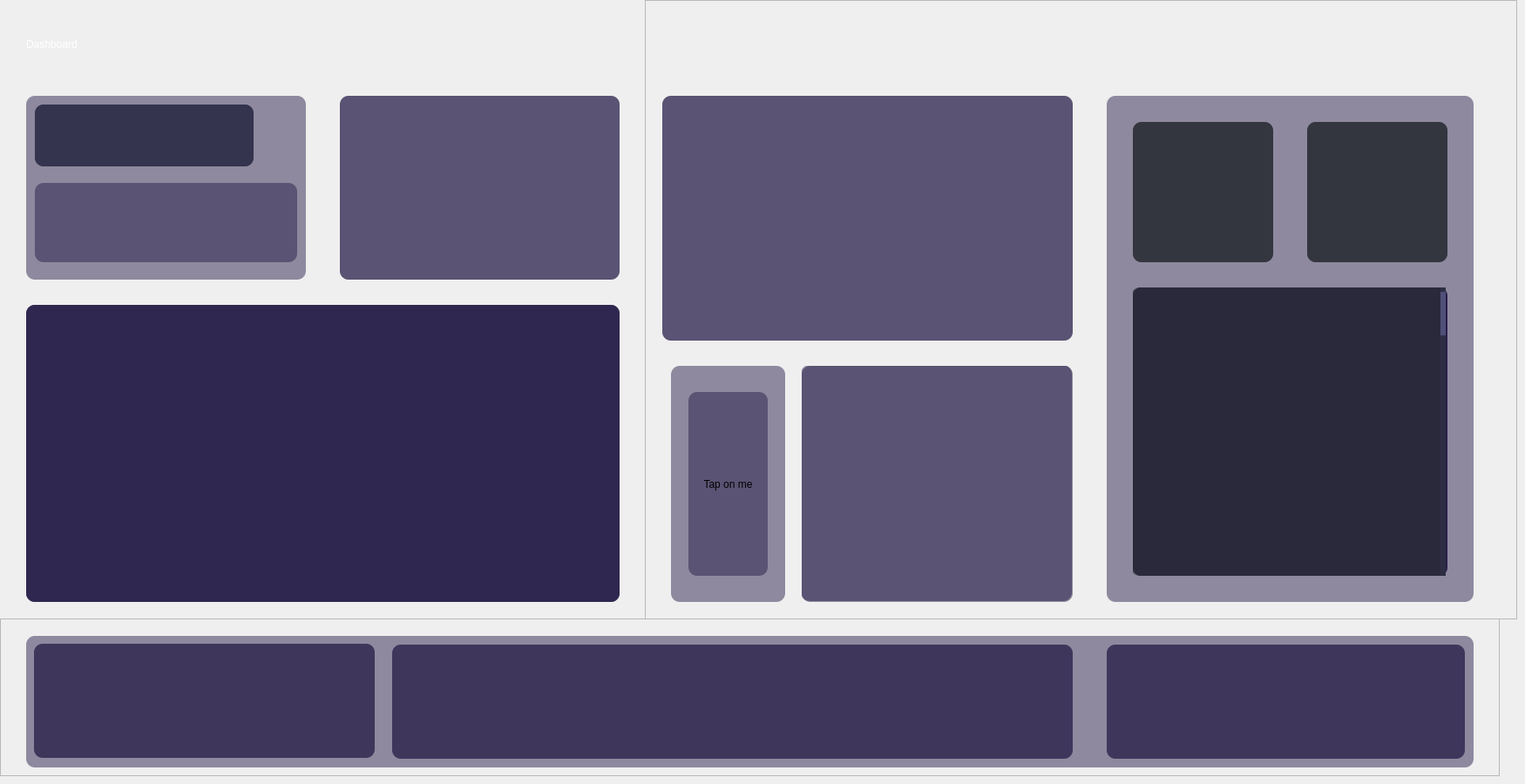
                     <widget class="QWidget" name="home">
                      <property name="styleSheet">
                       <string notr="true">
background-repeat: no-repeat;</string>
                      </property>
                      <widget class="QFrame" name="frame">
                       <property name="geometry">
                        <rect>
                         <x>-10</x>
                         <y>-10</y>
                         <width>751</width>
                         <height>721</height>
                        </rect>
                       </property>
                       <property name="frameShape">
                        <enum>QFrame::Shape::StyledPanel</enum>
                       </property>
                       <property name="frameShadow">
                        <enum>QFrame::Shadow::Raised</enum>
                       </property>
                       <widget class="QFrame" name="frame_24">
                        <property name="geometry">
                         <rect>
                          <x>40</x>
                          <y>120</y>
                          <width>321</width>
                          <height>211</height>
                         </rect>
                        </property>
                        <property name="styleSheet">
                         <string notr="true">background-color: rgba(31, 21, 65, 0);
border-radius: 10px</string>
                        </property>
                        <property name="frameShape">
                         <enum>QFrame::Shape::StyledPanel</enum>
                        </property>
                        <property name="frameShadow">
                         <enum>QFrame::Shadow::Raised</enum>
                        </property>
                        <widget class="QWidget" name="horizontalLayoutWidget_2">
                         <property name="geometry">
                          <rect>
                           <x>0</x>
                           <y>0</y>
                           <width>321</width>
                           <height>211</height>
                          </rect>
                         </property>
                         <layout class="QHBoxLayout" name="avatar_earning_layout">
                          <item>
                           <widget class="QFrame" name="frame_3">
                            <property name="styleSheet">
                             <string notr="true">background-color: rgba(31, 21, 65, 120);</string>
                            </property>
                            <property name="frameShape">
                             <enum>QFrame::Shape::StyledPanel</enum>
                            </property>
                            <property name="frameShadow">
                             <enum>QFrame::Shadow::Raised</enum>
                            </property>
                            <widget class="QFrame" name="frame_25">
                             <property name="geometry">
                              <rect>
                               <x>10</x>
                               <y>10</y>
                               <width>251</width>
                               <height>71</height>
                              </rect>
                             </property>
                             <property name="styleSheet">
                              <string notr="true"> background: rgba(45, 45, 73, 190);
font: 12pt &quot;Courier New&quot;;</string>
                             </property>
                             <property name="frameShape">
                              <enum>QFrame::Shape::StyledPanel</enum>
                             </property>
                             <property name="frameShadow">
                              <enum>QFrame::Shadow::Raised</enum>
                             </property>
                             <widget class="QWidget" name="horizontalLayoutWidget_3">
                              <property name="geometry">
                               <rect>
                                <x>0</x>
                                <y>0</y>
                                <width>251</width>
                                <height>71</height>
                               </rect>
                              </property>
                              <layout class="QHBoxLayout" name="avatar_layout"/>
                             </widget>
                            </widget>
                            <widget class="QWidget" name="horizontalLayoutWidget_6">
                             <property name="geometry">
                              <rect>
                               <x>10</x>
                               <y>100</y>
                               <width>301</width>
                               <height>91</height>
                              </rect>
                             </property>
                             <layout class="QHBoxLayout" name="earning_layout_inside">
                              <item>
                               <widget class="QFrame" name="frame_5">
                                <property name="styleSheet">
                                 <string notr="true">background-color: rgba(31, 21, 65, 0);</string>
                                </property>
                                <property name="frameShape">
                                 <enum>QFrame::Shape::StyledPanel</enum>
                                </property>
                                <property name="frameShadow">
                                 <enum>QFrame::Shadow::Raised</enum>
                                </property>
                                <widget class="QLabel" name="label_2">
                                 <property name="geometry">
                                  <rect>
                                   <x>10</x>
                                   <y>10</y>
                                   <width>281</width>
                                   <height>16</height>
                                  </rect>
                                 </property>
                                 <property name="styleSheet">
                                  <string notr="true">font: 10pt &quot;Courier New&quot;;</string>
                                 </property>
                                 <property name="text">
                                  <string/>
                                 </property>
                                </widget>
                                <widget class="QLabel" name="label_4">
                                 <property name="geometry">
                                  <rect>
                                   <x>10</x>
                                   <y>30</y>
                                   <width>281</width>
                                   <height>16</height>
                                  </rect>
                                 </property>
                                 <property name="styleSheet">
                                  <string notr="true">font: 10pt &quot;Courier New&quot;;</string>
                                 </property>
                                 <property name="text">
                                  <string/>
                                 </property>
                                </widget>
                                <widget class="QLabel" name="label_5">
                                 <property name="geometry">
                                  <rect>
                                   <x>10</x>
                                   <y>50</y>
                                   <width>281</width>
                                   <height>16</height>
                                  </rect>
                                 </property>
                                 <property name="styleSheet">
                                  <string notr="true">font: 10pt &quot;Courier New&quot;;</string>
                                 </property>
                                 <property name="text">
                                  <string/>
                                 </property>
                                </widget>
                               </widget>
                              </item>
                             </layout>
                            </widget>
                           </widget>
                          </item>
                         </layout>
                        </widget>
                       </widget>
                       <widget class="QFrame" name="frame_14">
                        <property name="geometry">
                         <rect>
                          <x>400</x>
                          <y>120</y>
                          <width>321</width>
                          <height>211</height>
                         </rect>
                        </property>
                        <property name="styleSheet">
                         <string notr="true">background-color: rgba(31, 21, 65, 120);
border-radius: 10px;
background-image: url(images/images/dollar_bg);</string>
                        </property>
                        <property name="frameShape">
                         <enum>QFrame::Shape::StyledPanel</enum>
                        </property>
                        <property name="frameShadow">
                         <enum>QFrame::Shadow::Raised</enum>
                        </property>
                        <widget class="QWidget" name="verticalLayoutWidget_5">
                         <property name="geometry">
                          <rect>
                           <x>0</x>
                           <y>0</y>
                           <width>321</width>
                           <height>211</height>
                          </rect>
                         </property>
                         <layout class="QVBoxLayout" name="currency_widget_layout"/>
                        </widget>
                       </widget>
                       <widget class="QLabel" name="label_3">
                        <property name="geometry">
                         <rect>
                          <x>40</x>
                          <y>40</y>
                          <width>291</width>
                          <height>41</height>
                         </rect>
                        </property>
                        <property name="styleSheet">
                         <string notr="true">background-color: rgba(31, 21, 65, 0);
font: 20pt &quot;Peak 5pt&quot;;
color: rgb(255, 255, 255);</string>
                        </property>
                        <property name="text">
                         <string>Dashboard</string>
                        </property>
                       </widget>
                       <widget class="QFrame" name="frame_21">
                        <property name="geometry">
                         <rect>
                          <x>40</x>
                          <y>360</y>
                          <width>681</width>
                          <height>341</height>
                         </rect>
                        </property>
                        <property name="styleSheet">
                         <string notr="true">background-color: rgba(31, 21, 65, 120);
border-radius: 10px</string>
                        </property>
                        <property name="frameShape">
                         <enum>QFrame::Shape::StyledPanel</enum>
                        </property>
                        <property name="frameShadow">
                         <enum>QFrame::Shadow::Raised</enum>
                        </property>
                        <widget class="QStackedWidget" name="bar_charts">
                         <property name="geometry">
                          <rect>
                           <x>0</x>
                           <y>0</y>
                           <width>681</width>
                           <height>341</height>
                          </rect>
                         </property>
                         <property name="currentIndex">
                          <number>0</number>
                         </property>
                         <widget class="QWidget" name="bar_charts_conta">
                          <property name="layoutDirection">
                           <enum>Qt::LayoutDirection::LeftToRight</enum>
                          </property>
                          <widget class="QWidget" name="verticalLayoutWidget">
                           <property name="geometry">
                            <rect>
                             <x>0</x>
                             <y>0</y>
                             <width>681</width>
                             <height>341</height>
                            </rect>
                           </property>
                           <layout class="QVBoxLayout" name="bar_charts_cont"/>
                          </widget>
                         </widget>
                         <widget class="QWidget" name="page_4"/>
                        </widget>
                       </widget>
                      </widget>
                      <widget class="QFrame" name="frame_26">
                       <property name="geometry">
                        <rect>
                         <x>740</x>
                         <y>0</y>
                         <width>1001</width>
                         <height>711</height>
                        </rect>
                       </property>
                       <property name="frameShape">
                        <enum>QFrame::Shape::StyledPanel</enum>
                       </property>
                       <property name="frameShadow">
                        <enum>QFrame::Shadow::Raised</enum>
                       </property>
                       <widget class="QFrame" name="frame_12">
                        <property name="geometry">
                         <rect>
                          <x>530</x>
                          <y>110</y>
                          <width>421</width>
                          <height>581</height>
                         </rect>
                        </property>
                        <property name="styleSheet">
                         <string notr="true">background-color: rgba(31, 21, 65, 120);
border-radius: 10px</string>
                        </property>
                        <property name="frameShape">
                         <enum>QFrame::Shape::StyledPanel</enum>
                        </property>
                        <property name="frameShadow">
                         <enum>QFrame::Shadow::Raised</enum>
                        </property>
                        <widget class="QFrame" name="frame_13">
                         <property name="geometry">
                          <rect>
                           <x>30</x>
                           <y>30</y>
                           <width>161</width>
                           <height>161</height>
                          </rect>
                         </property>
                         <property name="styleSheet">
                          <string notr="true">background-color: rgba(43, 45, 54, 180);</string>
                         </property>
                         <property name="frameShape">
                          <enum>QFrame::Shape::StyledPanel</enum>
                         </property>
                         <property name="frameShadow">
                          <enum>QFrame::Shadow::Raised</enum>
                         </property>
                         <widget class="QWidget" name="verticalLayoutWidget_2">
                          <property name="geometry">
                           <rect>
                            <x>0</x>
                            <y>0</y>
                            <width>161</width>
                            <height>161</height>
                           </rect>
                          </property>
                          <layout class="QVBoxLayout" name="cpu_progress_bar"/>
                         </widget>
                        </widget>
                        <widget class="QFrame" name="frame_18">
                         <property name="geometry">
                          <rect>
                           <x>230</x>
                           <y>30</y>
                           <width>161</width>
                           <height>161</height>
                          </rect>
                         </property>
                         <property name="styleSheet">
                          <string notr="true">background-color: rgba(43, 45, 54, 180);</string>
                         </property>
                         <property name="frameShape">
                          <enum>QFrame::Shape::StyledPanel</enum>
                         </property>
                         <property name="frameShadow">
                          <enum>QFrame::Shadow::Raised</enum>
                         </property>
                         <widget class="QWidget" name="verticalLayoutWidget_3">
                          <property name="geometry">
                           <rect>
                            <x>0</x>
                            <y>0</y>
                            <width>161</width>
                            <height>161</height>
                           </rect>
                          </property>
                          <layout class="QVBoxLayout" name="gpu_progress_bar"/>
                         </widget>
                        </widget>
                        <widget class="QFrame" name="frame_19">
                         <property name="geometry">
                          <rect>
                           <x>30</x>
                           <y>220</y>
                           <width>361</width>
                           <height>331</height>
                          </rect>
                         </property>
                         <property name="frameShape">
                          <enum>QFrame::Shape::StyledPanel</enum>
                         </property>
                         <property name="frameShadow">
                          <enum>QFrame::Shadow::Raised</enum>
                         </property>
                         <widget class="QWidget" name="horizontalLayoutWidget">
                          <property name="geometry">
                           <rect>
                            <x>0</x>
                            <y>0</y>
                            <width>361</width>
                            <height>331</height>
                           </rect>
                          </property>
                          <layout class="QHBoxLayout" name="console_dialogue_layout">
                           <item>
                            <widget class="QFrame" name="frame_52">
                             <property name="frameShape">
                              <enum>QFrame::Shape::StyledPanel</enum>
                             </property>
                             <property name="frameShadow">
                              <enum>QFrame::Shadow::Raised</enum>
                             </property>
                             <widget class="QFrame" name="frame_53">
                              <property name="geometry">
                               <rect>
                                <x>0</x>
                                <y>0</y>
                                <width>361</width>
                                <height>331</height>
                               </rect>
                              </property>
                              <property name="frameShape">
                               <enum>QFrame::Shape::StyledPanel</enum>
                              </property>
                              <property name="frameShadow">
                               <enum>QFrame::Shadow::Raised</enum>
                              </property>
                              <widget class="QFrame" name="frame_2">
                               <property name="geometry">
                                <rect>
                                 <x>-2</x>
                                 <y>0</y>
                                 <width>361</width>
                                 <height>331</height>
                                </rect>
                               </property>
                               <property name="styleSheet">
                                <string notr="true">background-color: rgba(43, 45, 54, 180);</string>
                               </property>
                               <property name="frameShape">
                                <enum>QFrame::Shape::StyledPanel</enum>
                               </property>
                               <property name="frameShadow">
                                <enum>QFrame::Shadow::Raised</enum>
                               </property>
                               <widget class="QScrollBar" name="verticalScrollBar_3">
                                <property name="geometry">
                                 <rect>
                                  <x>350</x>
                                  <y>0</y>
                                  <width>16</width>
                                  <height>331</height>
                                 </rect>
                                </property>
                                <property name="styleSheet">
                                 <string notr="true">QScrollBar:vertical {
	border: none;
    background: rgb(45, 45, 68);
    width: 12px;
    margin: 5px 0 5px 5;
	border-radius: 0px;
 }

/*  HANDLE BAR VERTICAL */
QScrollBar::handle:vertical {	
	background-color: rgb(80, 80, 122);
	min-height: 50px;
	border-radius: 7px;
}
QScrollBar::handle:vertical:hover{	
	background-color: rgb(255, 0, 127);
}
QScrollBar::handle:vertical:pressed {	
	background-color: rgb(185, 0, 92);
}

/* BTN TOP - SCROLLBAR */
QScrollBar::sub-line:vertical {
	border: none;
	background-color: rgb(45, 45, 68);
	width: 7px;
	height: 5px;
	border-top-left-radius: 7px;
	border-top-right-radius: 7px;
	subcontrol-position: top;
	subcontrol-origin: margin;
}
QScrollBar::sub-line:vertical:hover {	
	background-color: rgb(255, 0, 127);
}
QScrollBar::sub-line:vertical:pressed {	
	background-color: rgb(185, 0, 92);
}

/* BTN BOTTOM - SCROLLBAR */
QScrollBar::add-line:vertical {
	border: none;
	background-color: rgb(45, 45, 68);
	width: 7px;
	height: 5px;
	border-bottom-left-radius: 7px;
	border-bottom-right-radius: 7px;
	subcontrol-position: bottom;
	subcontrol-origin: margin;
}
QScrollBar::add-line:vertical:hover {	
	background-color: rgb(255, 0, 127);
}
QScrollBar::add-line:vertical:pressed {	
	background-color: rgb(185, 0, 92);
}

/* RESET ARROW */
QScrollBar::up-arrow:vertical, QScrollBar::down-arrow:vertical {
	background: none;
}
QScrollBar::add-page:vertical, QScrollBar::sub-page:vertical {
	background: none;
}
</string>
                                </property>
                                <property name="orientation">
                                 <enum>Qt::Orientation::Vertical</enum>
                                </property>
                               </widget>
                              </widget>
                             </widget>
                            </widget>
                           </item>
                          </layout>
                         </widget>
                        </widget>
                       </widget>
                       <widget class="QFrame" name="frame_11">
                        <property name="geometry">
                         <rect>
                          <x>20</x>
                          <y>110</y>
                          <width>471</width>
                          <height>281</height>
                         </rect>
                        </property>
                        <property name="styleSheet">
                         <string notr="true">background-color: rgba(31, 21, 65, 120);
border-radius: 10px</string>
                        </property>
                        <property name="frameShape">
                         <enum>QFrame::Shape::StyledPanel</enum>
                        </property>
                        <property name="frameShadow">
                         <enum>QFrame::Shadow::Raised</enum>
                        </property>
                        <widget class="QWidget" name="verticalLayoutWidget_4">
                         <property name="geometry">
                          <rect>
                           <x>0</x>
                           <y>0</y>
                           <width>471</width>
                           <height>281</height>
                          </rect>
                         </property>
                         <layout class="QVBoxLayout" name="to_do_list_layout"/>
                        </widget>
                       </widget>
                       <widget class="QFrame" name="frame_22">
                        <property name="geometry">
                         <rect>
                          <x>30</x>
                          <y>420</y>
                          <width>131</width>
                          <height>271</height>
                         </rect>
                        </property>
                        <property name="styleSheet">
                         <string notr="true">background-color: rgba(31, 21, 65, 120);
border-radius: 10px</string>
                        </property>
                        <property name="frameShape">
                         <enum>QFrame::Shape::StyledPanel</enum>
                        </property>
                        <property name="frameShadow">
                         <enum>QFrame::Shadow::Raised</enum>
                        </property>
                        <widget class="QPushButton" name="pushButton_5">
                         <property name="geometry">
                          <rect>
                           <x>20</x>
                           <y>30</y>
                           <width>91</width>
                           <height>211</height>
                          </rect>
                         </property>
                         <property name="styleSheet">
                          <string notr="true">QPushButton {
font: 5pt &quot;Peak 5pt&quot;;
color: rgb(255, 255, 255);
border: none;

}
 
QPushButton:hover {
   color: #c5c5c5;
   background-color: #2f3047
}

QPushButton:pressed {
   color: #c5c5c5;
   background-color: #303248;
}

border-radius: 10px</string>
                         </property>
                         <property name="text">
                          <string>Tap on me</string>
                         </property>
                        </widget>
                       </widget>
                       <widget class="QFrame" name="frame_20">
                        <property name="geometry">
                         <rect>
                          <x>180</x>
                          <y>420</y>
                          <width>311</width>
                          <height>271</height>
                         </rect>
                        </property>
                        <property name="styleSheet">
                         <string notr="true">background-color: rgba(31, 21, 65, 120);
border-radius: 10px</string>
                        </property>
                        <property name="frameShape">
                         <enum>QFrame::Shape::StyledPanel</enum>
                        </property>
                        <property name="frameShadow">
                         <enum>QFrame::Shadow::Raised</enum>
                        </property>
                        <widget class="QWidget" name="horizontalLayoutWidget_16">
                         <property name="geometry">
                          <rect>
                           <x>-1</x>
                           <y>-1</y>
                           <width>311</width>
                           <height>271</height>
                          </rect>
                         </property>
                         <layout class="QHBoxLayout" name="donut_layout_dash"/>
                        </widget>
                       </widget>
                      </widget>
                      <widget class="QFrame" name="frame_27">
                       <property name="geometry">
                        <rect>
                         <x>0</x>
                         <y>710</y>
                         <width>1721</width>
                         <height>181</height>
                        </rect>
                       </property>
                       <property name="frameShape">
                        <enum>QFrame::Shape::StyledPanel</enum>
                       </property>
                       <property name="frameShadow">
                        <enum>QFrame::Shadow::Raised</enum>
                       </property>
                       <widget class="QFrame" name="frame_23">
                        <property name="geometry">
                         <rect>
                          <x>30</x>
                          <y>20</y>
                          <width>1661</width>
                          <height>151</height>
                         </rect>
                        </property>
                        <property name="styleSheet">
                         <string notr="true">background-color: rgba(31, 21, 65, 120);
border-radius: 10px</string>
                        </property>
                        <property name="frameShape">
                         <enum>QFrame::Shape::StyledPanel</enum>
                        </property>
                        <property name="frameShadow">
                         <enum>QFrame::Shadow::Raised</enum>
                        </property>
                        <widget class="QFrame" name="frame_4">
                         <property name="geometry">
                          <rect>
                           <x>9</x>
                           <y>9</y>
                           <width>391</width>
                           <height>131</height>
                          </rect>
                         </property>
                         <property name="frameShape">
                          <enum>QFrame::Shape::StyledPanel</enum>
                         </property>
                         <property name="frameShadow">
                          <enum>QFrame::Shadow::Raised</enum>
                         </property>
                         <widget class="QWidget" name="horizontalLayoutWidget_5">
                          <property name="geometry">
                           <rect>
                            <x>0</x>
                            <y>0</y>
                            <width>391</width>
                            <height>131</height>
                           </rect>
                          </property>
                          <layout class="QHBoxLayout" name="weather_layout"/>
                         </widget>
                        </widget>
                        <widget class="QFrame" name="frame_54">
                         <property name="geometry">
                          <rect>
                           <x>420</x>
                           <y>10</y>
                           <width>781</width>
                           <height>131</height>
                          </rect>
                         </property>
                         <property name="frameShape">
                          <enum>QFrame::Shape::StyledPanel</enum>
                         </property>
                         <property name="frameShadow">
                          <enum>QFrame::Shadow::Raised</enum>
                         </property>
                         <widget class="QWidget" name="horizontalLayoutWidget_4">
                          <property name="geometry">
                           <rect>
                            <x>0</x>
                            <y>0</y>
                            <width>781</width>
                            <height>131</height>
                           </rect>
                          </property>
                          <layout class="QHBoxLayout" name="horizontalLayout_7"/>
                         </widget>
                        </widget>
                        <widget class="QFrame" name="frame_56">
                         <property name="geometry">
                          <rect>
                           <x>1240</x>
                           <y>10</y>
                           <width>411</width>
                           <height>131</height>
                          </rect>
                         </property>
                         <property name="frameShape">
                          <enum>QFrame::Shape::StyledPanel</enum>
                         </property>
                         <property name="frameShadow">
                          <enum>QFrame::Shadow::Raised</enum>
                         </property>
                         <widget class="QWidget" name="horizontalLayoutWidget_13">
                          <property name="geometry">
                           <rect>
                            <x>0</x>
                            <y>0</y>
                            <width>411</width>
                            <height>131</height>
                           </rect>
                          </property>
                          <layout class="QHBoxLayout" name="horizontalLayout_9"/>
                         </widget>
                        </widget>
                       </widget>
                      </widget>
                     </widget>
